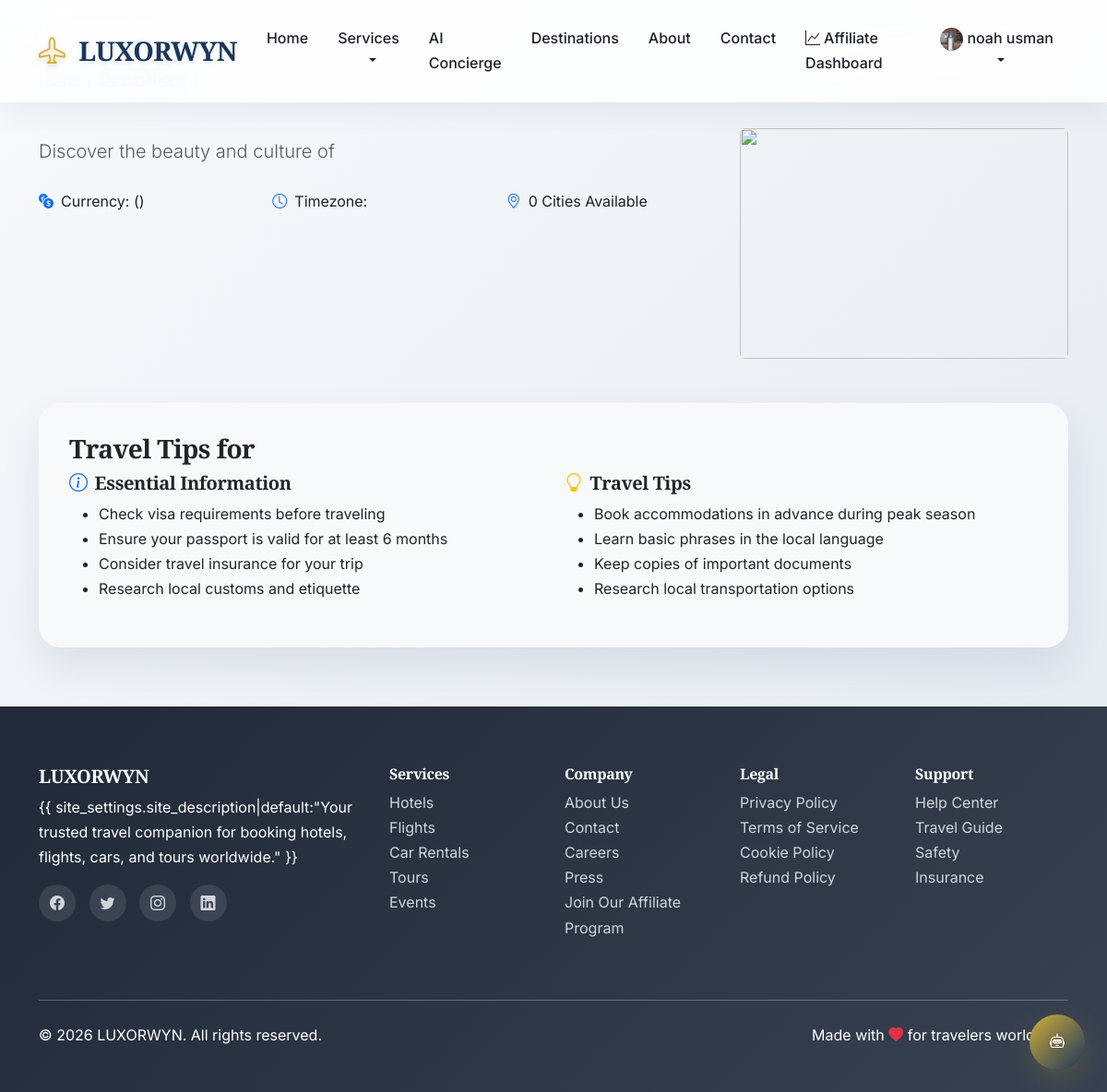
The page /destinations/ (signed in) on the database its author committed.
### core/models.py (models this page shows, shortened)
class SiteSettings(models.Model):
    site_name = models.CharField(max_length=100, default="TravelHub")
    site_description = models.CharField( max_length=500, default="your best travel service")
    default_currency = models.ForeignKey(Currency, on_delete=models.SET_NULL, null=True)
    default_language = models.CharField(max_length=5, default='en')
    commission_rate = models.DecimalField(max_digits=5, decimal_places=2, default=10.0)
    booking_cancellation_hours = models.IntegerField(default=24)
    support_email = models.EmailField(blank=True)
    support_phone = models.CharField(max_length=20, blank=True)
    class Meta:
        verbose_name_plural = "Site Settings"

### users/models.py (models this page shows, shortened)
class User(AbstractUser):
    email = models.EmailField(_('email address'), unique=True)
    username = models.CharField(_('username'), max_length=150, unique=True, blank=True)
    first_name = models.CharField(_('first name'), max_length=150)
    last_name = models.CharField(_('last name'), max_length=150)
    phone = models.CharField(max_length=20, blank=True)
    date_of_birth = models.DateField(null=True, blank=True)
    country = CountryField(blank=True)
    city = models.CharField(max_length=100, blank=True)
    address = models.TextField(blank=True)
    profile_picture = models.ImageField(upload_to='profile_pictures/', blank=True)
    preferred_currency = models.CharField(max_length=3, default='USD')
    preferred_language = models.CharField(max_length=5, default='en')
    is_verified = models.BooleanField(default=False)
    is_premium = models.BooleanField(default=False)
    premium_expires = models.DateTimeField(null=True, blank=True)
    referral_code = models.CharField(max_length=20, unique=True, blank=True)
    referred_by = models.ForeignKey('self', on_delete=models.SET_NULL, null=True, blank=True)
    total_bookings = models.IntegerField(default=0)
    total_spent = MoneyField(max_digits=10, decimal_places=2, default_currency='USD', default=0)
    loyalty_points = models.IntegerField(default=0)
    email_notifications = models.BooleanField(default=True)
    sms_notifications = models.BooleanField(default=False)
    promotional_emails = models.BooleanField(default=True)
    USERNAME_FIELD = 'email'
    REQUIRED_FIELDS = ['first_name', 'last_name', 'username']
    def get_full_name(self):
        return f"{self.first_name} {self.last_name}"

### core/views.py (the view)
# urls.py: path('destinations/', views.destinations, name='destinations'),
def destinations(request):
    countries = Country.objects.filter(is_active=True).prefetch_related('cities')
    continent = request.GET.get('continent')
    if continent:
        countries = countries.filter(continent=continent)
    paginator = Paginator(countries, 12)
    page_number = request.GET.get('page')
    page_obj = paginator.get_page(page_number)
    context = {
        'countries': page_obj,
        'selected_continent': continent,
    }
    return render(request, 'core/destinations.html', context)

### templates/core/destinations.html (shortened to what this page needs)
{% extends 'base.html' %}
{% block content %}
<div class="container mt-5 pt-4">
    <div class="row mb-4">
        <div class="col-12">
            <nav aria-label="breadcrumb">
                <ol class="breadcrumb">
                    <li class="breadcrumb-item"><a href="{% url 'home' %}">Home</a></li>
                    <li class="breadcrumb-item"><a href="{% url 'destinations' %}">Destinations</a></li>
                    <li class="breadcrumb-item active">{{ country.name }}</li>
                </ol>
            </nav>
        </div>
    </div>
    <div class="row mb-5">
        <div class="col-lg-8">
            <p class="lead text-muted">Discover the beauty and culture of {{ country.name }}</p>
            <div class="row mt-4">
                <div class="col-md-4">
                    <div class="d-flex align-items-center mb-2">
                        <i class="bi bi-currency-exchange text-primary me-2"></i>
                        <span>Currency: {{ country.currency.name }} ({{ country.currency.code }})</span>
                    </div>
                </div>
                <div class="col-md-4">
                    <div class="d-flex align-items-center mb-2">
                        <i class="bi bi-clock text-primary me-2"></i>
                        <span>Timezone: {{ country.timezone }}</span>
                    </div>
                </div>
                <div class="col-md-4">
                    <div class="d-flex align-items-center mb-2">
                        <i class="bi bi-geo-alt text-primary me-2"></i>
                        <span>{{ cities|length }} Cities Available</span>
                    </div>
                </div>
            </div>
        </div>
        <div class="col-lg-4">
            <img src="https://images.pexels.com/photos/1388030/pexels-photo-1388030.jpeg?auto=compress&cs=tinysrgb&w=500"
                 class="img-fluid rounded" alt="{{ country.name }}" style="height: 250px; width: 100%; object-fit: cover;">
        </div>
    </div>
    <div class="row">
        <div class="col-12">
            <div class="card bg-light">
                <div class="card-body">
                    <h3>Travel Tips for {{ country.name }}</h3>
                    <div class="row">
                        <div class="col-md-6">
                            <h5><i class="bi bi-info-circle text-primary me-2"></i>Essential Information</h5>
                            <ul>
                                <li>Check visa requirements before traveling</li>
                                <li>Ensure your passport is valid for at least 6 months</li>
                                <li>Consider travel insurance for your trip</li>
                                <li>Research local customs and etiquette</li>
                            </ul>
                        </div>
                        <div class="col-md-6">
                            <h5><i class="bi bi-lightbulb text-warning me-2"></i>Travel Tips</h5>
                            <ul>
                                <li>Book accommodations in advance during peak season</li>
                                <li>Learn basic phrases in the local language</li>
                                <li>Keep copies of important documents</li>
                                <li>Research local transportation options</li>
                            </ul>
                        </div>
                    </div>
                </div>
            </div>
        </div>
    </div>
</div>
{% endblock %}

### templates/base.html (shortened to what this page needs)
<!DOCTYPE html>
<html lang="en">
<head>
        content="{% block og_image %}{% load static %}{% static 'images/og-image.jpg' %}{% endblock %}">
        content="{% block twitter_image %}{% load static %}{% static 'images/og-image.jpg' %}{% endblock %}">
    <link rel="icon" type="image/x-icon" href="{% load static %}{% static 'images/favicon.ico' %}">
    <link rel="apple-touch-icon" sizes="180x180" href="{% load static %}{% static 'images/apple-touch-icon.png' %}">
    <link href="https://cdn.jsdelivr.net/npm/bootstrap@5.3.0/dist/css/bootstrap.min.css" rel="stylesheet">
    <link rel="stylesheet" href="https://cdn.jsdelivr.net/npm/bootstrap-icons@1.10.0/font/bootstrap-icons.css">
</head>
<body>
    <nav class="navbar navbar-expand-lg navbar-light fixed-top">
        <div class="container">
            <a class="navbar-brand" href="{% url 'home' %}">
                <i class="bi bi-airplane"></i> {{ site_settings.site_name|default:"TravelHub" }}
            </a>
            <div class="collapse navbar-collapse" id="navbarNav">
                <ul class="navbar-nav me-auto">
                    <li class="nav-item">
                        <a class="nav-link" href="{% url 'home' %}">Home</a>
                    </li>
                    <li class="nav-item dropdown">
                        <a class="nav-link dropdown-toggle" href="#" id="servicesDropdown" role="button"
                            data-bs-toggle="dropdown">
                            Services
                        </a>
                    </li>
                    <li class="nav-item">
                        <a class="nav-link" href="{% url 'concierge' %}">AI Concierge</a>
                    </li>
                    <li class="nav-item">
                        <a class="nav-link" href="{% url 'destinations' %}">Destinations</a>
                    </li>
                    <li class="nav-item">
                        <a class="nav-link" href="{% url 'about' %}">About</a>
                    </li>
                    <li class="nav-item">
                        <a class="nav-link" href="{% url 'contact' %}">Contact</a>
                    </li>
                </ul>
                <ul class="navbar-nav">
                    {% if user.is_authenticated %}
                    {% if user.affiliate_profile %}
                    <li class="nav-item">
                        <a class="nav-link" href="{% url 'affiliates:dashboard' %}">
                            <i class="bi bi-graph-up me-1"></i>Affiliate Dashboard
                        </a>
                    </li>
                    {% endif %}
                    <li class="nav-item dropdown">
                        <a class="nav-link dropdown-toggle" href="#" id="userDropdown" role="button"
                            data-bs-toggle="dropdown">
                            {% if user.profile_picture %}
                            <img src="{{ user.profile_picture.url }}" alt="Profile" class="rounded-circle" width="25"
                                height="25">
                            {% else %}
                            <i class="bi bi-person-circle"></i>
                            {% endif %}
                            {{ user.get_full_name|default:user.email }}
                        </a>
                    </li>
                    {% endif %}
                </ul>
            </div>
        </div>
    </nav>
    <main>
        {% block content %}{% endblock %}
    </main>
    <footer class="footer">
        <div class="container">
            <div class="row">
                <div class="col-lg-4 mb-4">
                    <h5>{{ site_settings.site_name|default:"TravelHub" }}</h5>
                    <p>{{ site_settings.site_description|default:"Your trusted travel companion for booking hotels,
                        flights, cars, and tours worldwide." }}</p>
                    <div class="social-links">
                        <a href="#"><i class="bi bi-facebook"></i></a>
                        <a href="#"><i class="bi bi-twitter"></i></a>
                        <a href="#"><i class="bi bi-instagram"></i></a>
                        <a href="#"><i class="bi bi-linkedin"></i></a>
                    </div>
                </div>
                <div class="col-lg-2 col-md-6 mb-4">
                    <h6>Services</h6>
                    <ul class="list-unstyled">
                        <li><a href="{% url 'hotels:hotel_list' %}">Hotels</a></li>
                        <li><a href="{% url 'flights:flight_search' %}">Flights</a></li>
                        <li><a href="{% url 'cars:car_list' %}">Car Rentals</a></li>
                        <li><a href="{% url 'tours:tour_list' %}">Tours</a></li>
                        <li><a href="{% url 'events:event_list' %}">Events</a></li>
                    </ul>
                </div>
                <div class="col-lg-2 col-md-6 mb-4">
                    <h6>Company</h6>
                    <ul class="list-unstyled">
                        <li><a href="{% url 'about' %}">About Us</a></li>
                        <li><a href="{% url 'contact' %}">Contact</a></li>
                        <li><a href="#">Careers</a></li>
                        <li><a href="#">Press</a></li>
                        <li><a href="{% url 'affiliates:signup'%}">Join Our Affiliate Program</a></li>
                    </ul>
                </div>
                <div class="col-lg-2 col-md-6 mb-4">
                    <h6>Legal</h6>
                    <ul class="list-unstyled">
                        <li><a href="{% url 'privacy_policy' %}">Privacy Policy</a></li>
                        <li><a href="{% url 'terms_of_service' %}">Terms of Service</a></li>
                        <li><a href="#">Cookie Policy</a></li>
                        <li><a href="#">Refund Policy</a></li>
                    </ul>
                </div>
                <div class="col-lg-2 col-md-6 mb-4">
                    <h6>Support</h6>
                    <ul class="list-unstyled">
                        <li><a href="#">Help Center</a></li>
                        <li><a href="#">Travel Guide</a></li>
                        <li><a href="#">Safety</a></li>
                        <li><a href="#">Insurance</a></li>
                    </ul>
                </div>
            </div>
            <hr class="my-4">
            <div class="row align-items-center">
                <div class="col-md-6">
                    <p>&copy; {% now "Y" %} {{ site_settings.site_name|default:"TravelHub" }}. All rights reserved.</p>
                </div>
                <div class="col-md-6 text-md-end">
                    <p>Made with <i class="bi bi-heart-fill text-danger"></i> for travelers worldwide</p>
                </div>
            </div>
        </div>
    </footer>
    <script src="{% load static %}{% static 'js/booking.js' %}"></script>
    <div class="ai-assistant-button" id="aiAssistantButton" title="Travel Assistant">
        <i class="bi bi-robot"></i>
    </div>
</body>
</html>

### rows shown on the page
SiteSettings: site_name "LUXORWYN"
User: profile_picture (picture), get_full_name "noah usman"

### other values the page prints
{{ cities|length }} "0"
